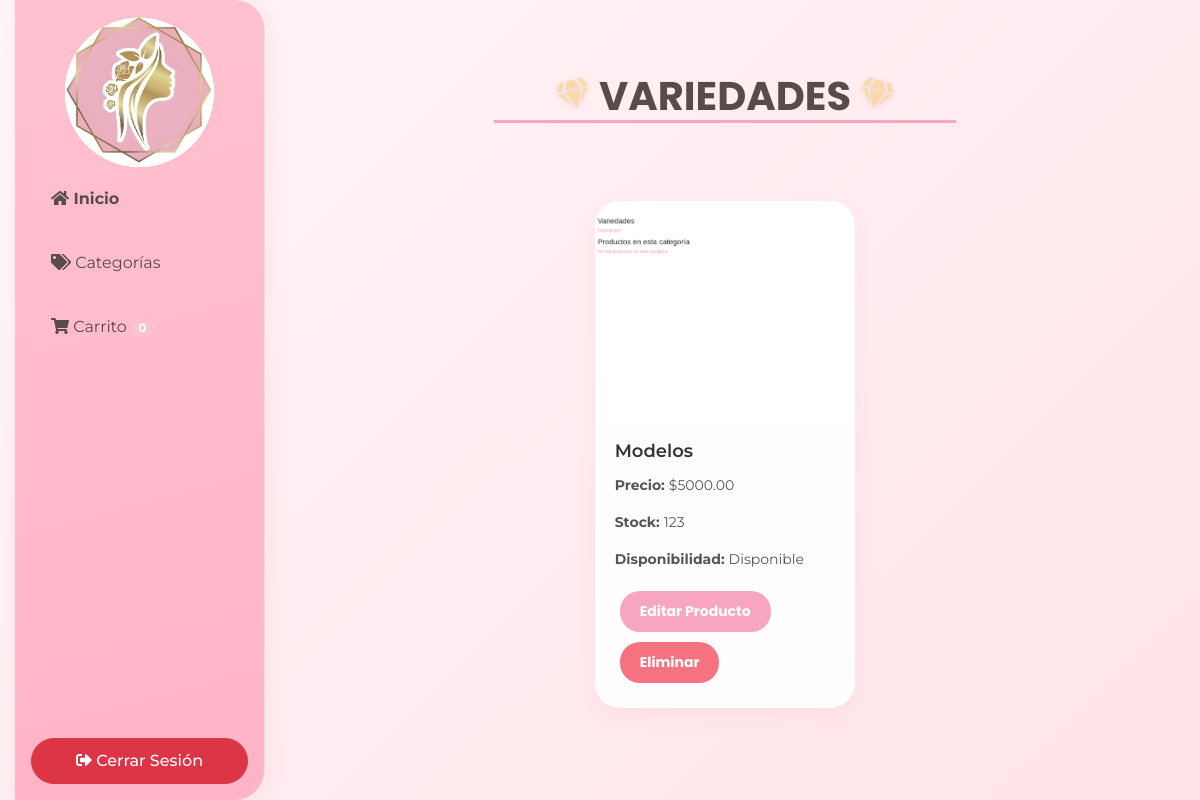
Page /productos/10/ on the committed database.
### Inventario/models.py (models this page shows, shortened)
class Categoria(models.Model):
    id_categoria = models.AutoField(primary_key=True)
    nombre = models.CharField(max_length=100)

class Producto(models.Model):
    id_producto = models.AutoField(primary_key=True)
    nombre = models.CharField(max_length=30)
    precio = models.DecimalField(max_digits=10, decimal_places=2)
    descripcion = models.TextField()
    stock = models.IntegerField(default=0)
    imagen = models.ImageField(upload_to='productos/', null=True, blank=True)
    disponible = models.BooleanField(default=True)
    categoria = models.ForeignKey(Categoria, on_delete=models.CASCADE, related_name='productos')
    def get_precio_input(self):
        return f"{float(self.precio):.2f}"

### Inventario/views.py (the view)
# urls.py: path('productos/<int:id_categoria>/', views.ver_productos, name='productos'),
def ver_productos(request, id_categoria):
    categoria = get_object_or_404(Categoria, id_categoria=id_categoria)  # Obtiene la categoría por ID
    productos = categoria.productos.all()  # Obtiene todos los productos de esa categoría
    return render(request, 'productos.html', {'categoria': categoria, 'productos': productos})  # Renderiza la plantilla con los productos

### Inventario/templates/productos.html (shortened to what this page needs)
{% load static %}
<!DOCTYPE html>
<html lang="es">
<head>
    <link rel="stylesheet" href="https://cdn.jsdelivr.net/npm/bootstrap@4.5.2/dist/css/bootstrap.min.css">
    <link href="{% static 'Inventario/productos.css' %}" rel="stylesheet">
    <link href="https://cdnjs.cloudflare.com/ajax/libs/font-awesome/5.15.3/css/all.min.css" rel="stylesheet">
    <link href="{% static 'Inventario/styles.css' %}" rel="stylesheet">
</head>
<body>
    <div class="container-fluid d-flex">
        <div class="sidebar p-3 d-flex flex-column justify-content-between" style="height: 100vh; width: 250px;">
            <div>
                <img src="{% static 'image/logo.jpg' %}" alt="Logo de la empresa" class="logo">
                <ul class="nav flex-column">
                    <li class="nav-item">
                        <a class="nav-link active" href="{% url 'categorias' %}"><i class="fas fa-home"></i> Inicio</a>
                    </li>
                    <li class="nav-item">
                        <a class="nav-link" href="{% url 'categorias' %}"><i class="fas fa-tags"></i> Categorías</a>
                    </li>
                    <li class="nav-item">
                        <a class="nav-link" href="#" id="carritoCompras" data-toggle="modal" data-target="#carritoModal">
                            <i class="fas fa-shopping-cart"></i> Carrito
                            <span class="badge badge-pill badge-info" id="cantidadCarrito">0</span>
                        </a>
                    </li>
                </ul>
            </div>
            <div class="mt-3">
                <a href="{% url 'login' %}" class="btn btn-danger w-100"><i class="fas fa-sign-out-alt"></i> Cerrar Sesión</a>
            </div>
        </div>
        <div class="content p-4" style="flex-grow: 1;">
            <div class="container mt-5">
                <div class="categoria-header">
                    <h1>
                        <i class="fas fa-gem"></i>
                        {{ categoria.nombre }}
                        <i class="fas fa-gem"></i>
                    </h1>
                </div>
                <div class="row" id="productosLista">
                    {% for producto in productos %}
                        <div class="col-md-4 mb-4 producto" data-categoria="{{ producto.categoria.id_categoria }}">
                            <div class="card h-100" data-stock="{{ producto.stock }}">
                                <img src="{{ producto.imagen.url }}"
                                     class="card-img-top producto-img"
                                     alt="{{ producto.nombre }}"
                                     data-id="{{ producto.id_producto }}">
                                <div class="card-body">
                                    <h5 class="card-title">{{ producto.nombre }}</h5>
                                    <p class="card-text precio-producto">
                                        <strong>Precio: </strong>${{ producto.precio|stringformat:".2f" }}
                                    </p>
                                    <p class="card-text">
                                        <strong>Stock: </strong>{{ producto.stock }}
                                    </p>
                                    <p class="card-text">
                                        <strong>Disponibilidad: </strong>
                                        {% if producto.stock > 0 %}
                                            Disponible
                                        {% else %}
                                            No disponible
                                        {% endif %}
                                    </p>
                                    <div class="product-actions">
                                        <button type="button" class="btn btn-warning" data-toggle="modal"
                                                data-target="#editarProductoModal{{ producto.id_producto }}">
                                            Editar Producto
                                        </button>
                                        <button type="button" class="btn btn-danger" data-toggle="modal"
                                                data-target="#eliminarProductoModal{{ producto.id_producto }}">
                                            Eliminar
                                        </button>
                                    </div>
                                </div>
                            </div>
                        </div>
                    {% endfor %}
                </div>
            </div>
        </div>
    </div>
</body>
</html>

### Inventario/static/Inventario/productos.css (style rules this page uses)
body { font-family: 'Poppins', system-ui, -apple-system, sans-serif; margin: 0; padding: 0; background-color: #fffafc; display: flex; height: 100vh; }
.sidebar { width: 250px; background-color: #f8f9fa; border-right: 1px solid #dee2e6; }
.content { flex-grow: 1; padding: 20px; overflow-y: auto; }
.card { transition: transform 0.3s ease, box-shadow 0.3s ease; border: 1px solid #f3c6d8; border-radius: 15px; background-color: #fff5fa; box-shadow: 0 5px 15px rgba(0, 0, 0, 0.1); overflow: hidden; }
.card img { border-top-left-radius: 15px; border-top-right-radius: 15px; width: 100%; max-height: 220px; object-fit: cover; transition: transform 0.3s ease-in-out; }
.card .btn { font-family: 'Poppins', system-ui, sans-serif; font-size: 14px; padding: 10px 20px; border-radius: 20px; transition: background-color 0.3s, color 0.3s; font-weight: bold; }
.card .btn-warning { background-color: #f8a5c2; border: none; color: #fff; }
.card .btn-danger { background-color: #f67280; border: none; color: #fff; }
#productosLista { display: flex; flex-wrap: wrap; gap: 20px; justify-content: center; }
h1 { font-family: 'Poppins', system-ui, sans-serif; color: #c0392b; text-transform: uppercase; font-weight: 700; border-bottom: 3px solid #f8a5c2; display: inline-block; padding-bottom: 10px; margin-bottom: 30px; font-size: 36px; }
.card-title { font-size: 18px; font-weight: 600; color: #333; }
.card-text { font-size: 14px; color: #555; }

### Inventario/static/Inventario/styles.css (style rules this page uses)
:root { --primary-pink: #ffc2d1; --secondary-pink: #ffb3c6; --accent-pink: #ffe5ec; --gold: #f8d49a; --text-dark: #5a4a4a; }
body { background: linear-gradient(135deg, #fff5f7 0%, #ffe4e9 100%); font-family: 'Montserrat', sans-serif; }
.logo { display: block; margin: 0 auto; max-width: 150px; height: auto; }
.nav-link { color: var(--text-dark) !important; transition: all 0.4s ease; border-radius: 25px; margin: 8px 0; padding: 12px 20px; }
.nav-link.active { color: #007bff; font-weight: bold; }
.sidebar { background: linear-gradient(165deg, var(--primary-pink), var(--secondary-pink)); box-shadow: 5px 0 20px rgba(255, 182, 193, 0.2); border-radius: 0 30px 30px 0; padding: 2rem; }
.card { border: none; border-radius: 25px; box-shadow: 0 8px 20px rgba(255, 182, 193, 0.2); transition: all 0.4s ease; overflow: hidden; background: rgba(255, 255, 255, 0.9); backdrop-filter: blur(10px); }
.card-img-top { border-radius: 25px 25px 0 0; height: 250px; object-fit: cover; transition: all 0.4s ease; }
.product-actions button { margin: 5px; border-radius: 20px; padding: 8px 20px; }
.badge-info { background-color: var(--primary-pink); }
.card, .decorative-border { animation: fadeInUp 0.6s ease-out; }
.btn { border-radius: 25px; padding: 10px 25px; transition: all 0.3s ease; font-weight: 500; }
.categoria-header { text-align: center; margin-bottom: 3rem; position: relative; }
.categoria-header h1 { font-size: 2.5rem; color: var(--text-dark); display: inline-block; padding: 0 4rem; }
.categoria-header .fas.fa-gem { color: var(--gold); font-size: 1.8rem; position: relative; top: -5px; filter: drop-shadow(0 2px 4px rgba(0, 0, 0, 0.1)); opacity: 0.8; transform: rotate(-15deg); }
.categoria-header .fas.fa-gem:last-of-type { transform: rotate(15deg); }
.content { background: transparent !important; }

### rows in the picture
Categoria: nombre "VARIEDADES"
Producto: imagen (picture), nombre "Modelos", precio "5000.00", stock "123", shows "Disponible"
